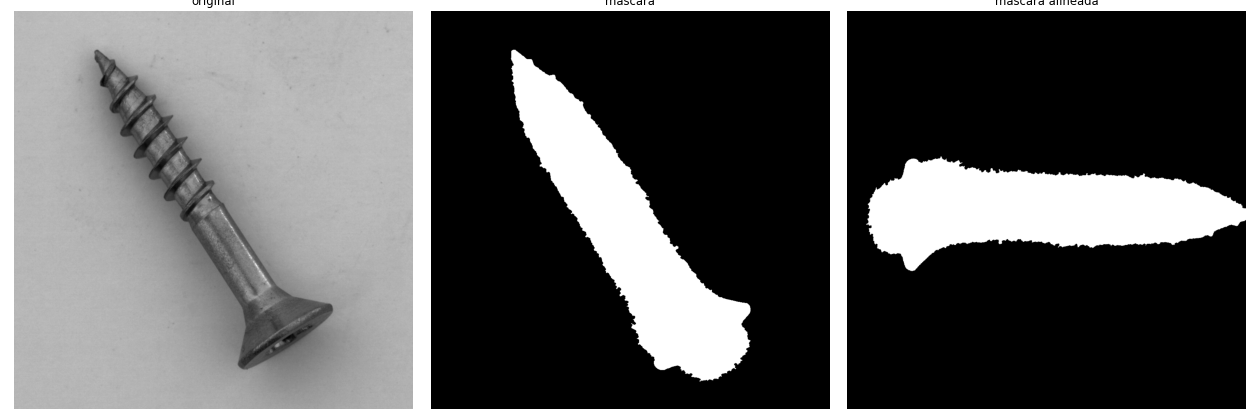
#> input picture _debug_015.png, 1260 x 420 px; its folder holds only this picture in this run
$ python -i tornillos.py   (imports and definitions only)
#> lines starting #> are read from the running program, lines starting #| are printed output that depends on the picture; after the words box and inside, x2 and y2 are one past the last pixel; in counts of white or black regions, pixels touching at a corner belong together
"""
tornillos.py - Nucleo del sistema de deteccion de anomalias en tornillos.

El flujo para una imagen es:
    cargar -> segmentar -> alinear -> 3 detectores -> scores -> diagnostico

Lo usan entrenar.py (para armar la plantilla y calibrar) y app.py (para
inspeccionar o evaluar).
"""

import os
import json

import cv2
import numpy as np


_AQUI = os.path.dirname(os.path.abspath(__file__))
CARPETA_DATOS = os.path.normpath(os.path.join(_AQUI, "..", "datos"))   # las fotos
CARPETA_PLANTILLAS = os.path.join(_AQUI, "plantillas")                 # lo que aprende
RUTA_UMBRALES = os.path.join(CARPETA_PLANTILLAS, "umbrales.json")

#  Parametros generales
MARGEN_X = 50            # columna donde queda anclada la cabeza tras alinear
FILA_EJE = 512           # fila central: ahi queda el eje del tornillo

# El tornillo alineado se divide en 4 tramos fijos de columnas. Como todos
# quedan anclados en el mismo lugar, estas fronteras sirven para cualquier foto.
REGIONES = {
    "cabeza": (0, 185),
    "cuello": (185, 490),
    "rosca": (490, 810),
    "punta": (810, 1024),
}

# Cada defecto vive en una region distinta -> de ahi sale el "tipo".
TIPO_POR_REGION = {
    "cabeza": "scratch_head",
    "cuello": "scratch_neck",
    "rosca": "thread",
    "punta": "manipulated_front",
}

#  Parametros de la plantilla
UMBRAL_NUCLEO = 0.97     # un pixel es "nucleo" si >=97% de los sanos tienen metal ahi
UMBRAL_EXTERIOR = 0.03   # es "exterior" si <=3% de los sanos tienen metal ahi

#  Parametros del detector de forma
TOL_FORMA_PX = 5         # cuanto se achican las zonas, como margen de seguridad
AREA_MIN_FORMA = 120     # manchas de defecto mas chicas que esto se descartan

#  Parametros del detector de perfil de rosca
PASO_ROSCA = 63          # separacion entre dientes del filete, en px
COLS_PERFIL = (490, 990) # zona donde se analiza el perfil (rosca + punta)
MARGEN_PERFIL = 2        # holgura sobre la banda de los sanos, en px

#  Parametros del detector de intensidad
EROSION_INTERNA_PX = 8   # cuanto se mete la mascara hacia adentro (evita el borde)
Z_UMBRAL = 2.5           # cuantos desvios estandar para considerar un pixel raro
DIF_MINIMA = 20          # ademas, cuantos niveles de gris de diferencia minima
EPS_STD = 6.0            # evita dividir por una std casi cero
AREA_MIN_INT = 80        # manchas de defecto mas chicas que esto se descartan


# FASE 1-2: cargar, segmentar y alinear


def cargar_imagen(ruta):
    # Lee la imagen y la devuelve en color para mostrar y en gris para trabajar.

    if not os.path.exists(ruta):
        raise FileNotFoundError(f"No se encontro la imagen en: {ruta}")
    img_bgr = cv2.imread(ruta)                          # OpenCV lee en BGR
    img_rgb = cv2.cvtColor(img_bgr, cv2.COLOR_BGR2RGB)  # BGR -> RGB para matplotlib
    img_gris = cv2.cvtColor(img_bgr, cv2.COLOR_BGR2GRAY)
    return img_rgb, img_gris


def segmentar(img_gris):
    # Separa el tornillo del fondo usando bordes (Canny)
    suavizada = cv2.GaussianBlur(img_gris, (3, 3), 0)   # saca un poco de ruido
    bordes = cv2.Canny(suavizada, 40, 90)               # detecta los bordes nitidos

    # Engordamos los bordes para cerrar el contorno y poder rellenarlo
    ee = cv2.getStructuringElement(cv2.MORPH_ELLIPSE, (5, 5))
    bordes_dilatados = cv2.dilate(bordes, ee, iterations=2)

    # Nos quedamos con el contorno mas grande (el tornillo) y lo pintamos macizo
    contornos, _ = cv2.findContours(bordes_dilatados, cv2.RETR_EXTERNAL, cv2.CHAIN_APPROX_SIMPLE)
    mascara = np.zeros_like(img_gris)
    if contornos:
        tornillo = max(contornos, key=cv2.contourArea)
        cv2.drawContours(mascara, [tornillo], -1, 255, thickness=cv2.FILLED)

    # Achicamos lo mismo que habiamos engordado, para volver al tamano real
    mascara = cv2.erode(mascara, ee, iterations=2)
    return mascara


def _angulo_por_momentos(mascara):
    # Calcula el angulo del eje largo del tornillo usando momentos de la mascara.
    # Tambien devuelve el centroide (cx, cy) que es el punto fijo para rotar.
    M = cv2.moments(mascara, binaryImage=True) # momentos de la mascara (solo pixeles blancos cuentan)
    if M["m00"] == 0:                                    # mascara vacia
        return 0.0, (mascara.shape[1] // 2, mascara.shape[0] // 2)
    cx = M["m10"] / M["m00"]                             # centroide en x
    cy = M["m01"] / M["m00"]                             # centroide en y
    theta = 0.5 * np.arctan2(2 * M["mu11"], M["mu20"] - M["mu02"])  # angulo del eje
    return np.degrees(theta), (cx, cy)


def alinear(img_gris, mascara):
    # Pone el tornillo horizontal, con la cabeza a la izquierda y en un lugar fijo.

    h, w = mascara.shape
    angulo, (cx, cy) = _angulo_por_momentos(mascara)

    # Rotamos de prueba solo la mascara para ver como queda
    M_prueba = cv2.getRotationMatrix2D((cx, cy), angulo, 1.0)
    masc_prueba = cv2.warpAffine(mascara, M_prueba, (w, h), flags=cv2.INTER_NEAREST)

    # La cabeza es la parte mas ancha -> la mitad con mas pixeles es la cabeza
    x_r, y_r, w_r, h_r = cv2.boundingRect(masc_prueba)
    mitad = x_r + w_r // 2
    masa_izq = cv2.countNonZero(masc_prueba[:, x_r:mitad])
    masa_der = cv2.countNonZero(masc_prueba[:, mitad:x_r + w_r])
    if masa_der > masa_izq:                              # cabeza quedo a la derecha
        angulo += 180.0                                  # la giramos 180 grados
        M_prueba = cv2.getRotationMatrix2D((cx, cy), angulo, 1.0)
        masc_prueba = cv2.warpAffine(mascara, M_prueba, (w, h), flags=cv2.INTER_NEAREST)
        x_r, y_r, w_r, h_r = cv2.boundingRect(masc_prueba)

    # Armamos la transformacion final: rotacion + traslacion para anclar la pieza
    M_final = cv2.getRotationMatrix2D((cx, cy), angulo, 1.0)
    M_final[0, 2] += MARGEN_X - x_r                      # cabeza -> columna MARGEN_X
    M_cy = cv2.moments(masc_prueba, binaryImage=True)
    cy_rotado = M_cy["m01"] / M_cy["m00"] if M_cy["m00"] else h / 2 # nuevo centroide en y tras rotar
    M_final[1, 2] += h / 2 - cy_rotado                   # eje -> fila central

    # Una sola transformacion sobre la imagen real
    gris_alineada = cv2.warpAffine(img_gris, M_final, (w, h),
                                   flags=cv2.INTER_LINEAR, borderMode=cv2.BORDER_REPLICATE)
    masc_alineada = cv2.warpAffine(mascara, M_final, (w, h), flags=cv2.INTER_NEAREST)
    return gris_alineada, masc_alineada, angulo


# [9 lines left out: function corregir_flip_vertical, not called in this run]


def procesar_imagen(ruta, mascara_plantilla=None):
    # Hace todo el pre-procesamiento de una imagen: cargar -> segmentar -> alinear.
    img_rgb, img_gris = cargar_imagen(ruta)
#> in cargar_imagen, img_bgr is the input picture: shape (420, 1260, 3); min 0, max 255, mean 99.1
    mascara = segmentar(img_gris)
#> in segmentar, `bordes = cv2.Canny(suavizada, 40, 90)`:
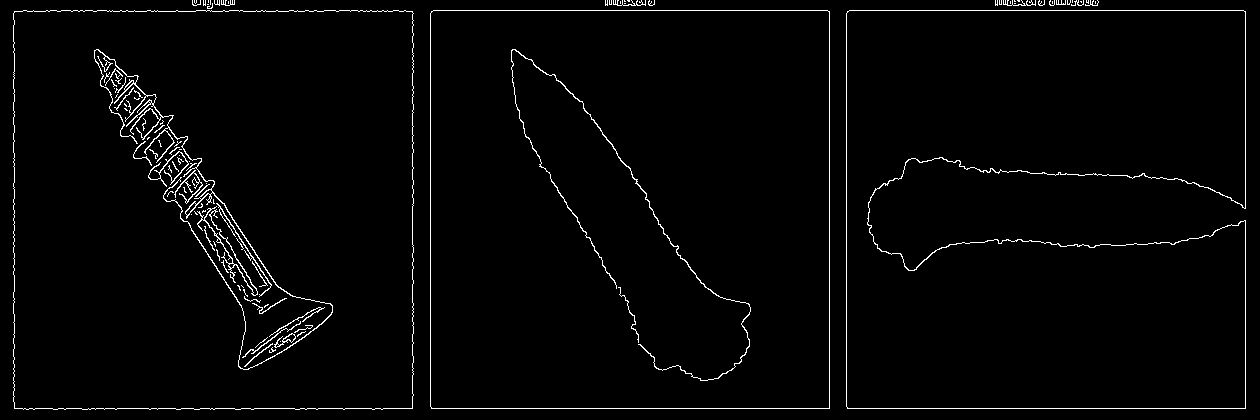
#> bordes: shape (420, 1260); 2.1% white in thin lines or dots
#> in segmentar, `bordes_dilatados = cv2.dilate(bordes, ee, iterations=2)`:
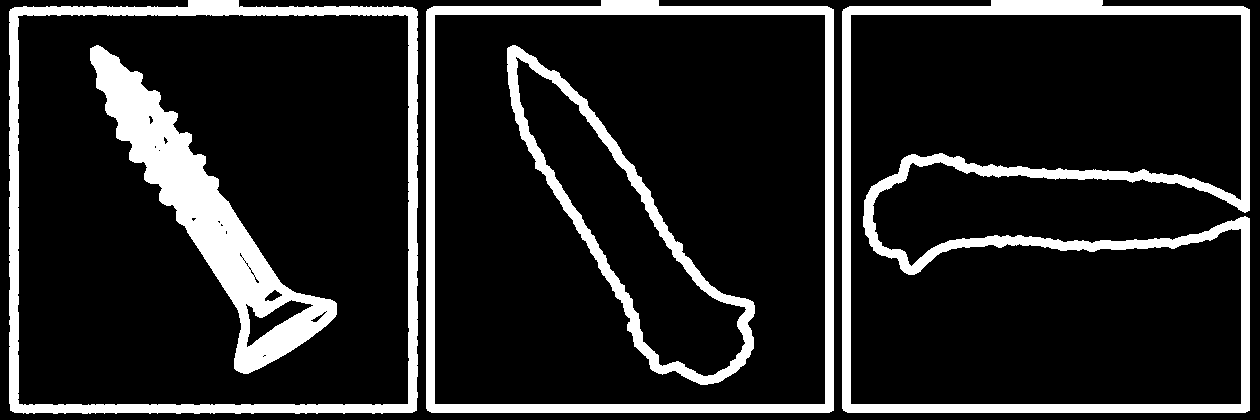
#> bordes_dilatados: shape (420, 1260); 15.1% white; 5 white regions
#> in segmentar, `contornos, _ = cv2.findContours(bordes_dilatados, cv2.RETR_EXTERNAL, c..`: contornos = 3 contours; box (x1, y1, x2, y2) and area: (426, 0, 834, 413) 165546, (9, 0, 418, 414) 165529, (842, 0, 1250, 413) 143854
#> in segmentar, `tornillo = max(contornos, key=cv2.contourArea)`: tornillo = contour of 34 points, box (x1, y1, x2, y2) (426, 0, 834, 413), area 165546
#> in segmentar, `cv2.drawContours(mascara, [tornillo], -1, 255, thickness=cv2.FILLED)`:
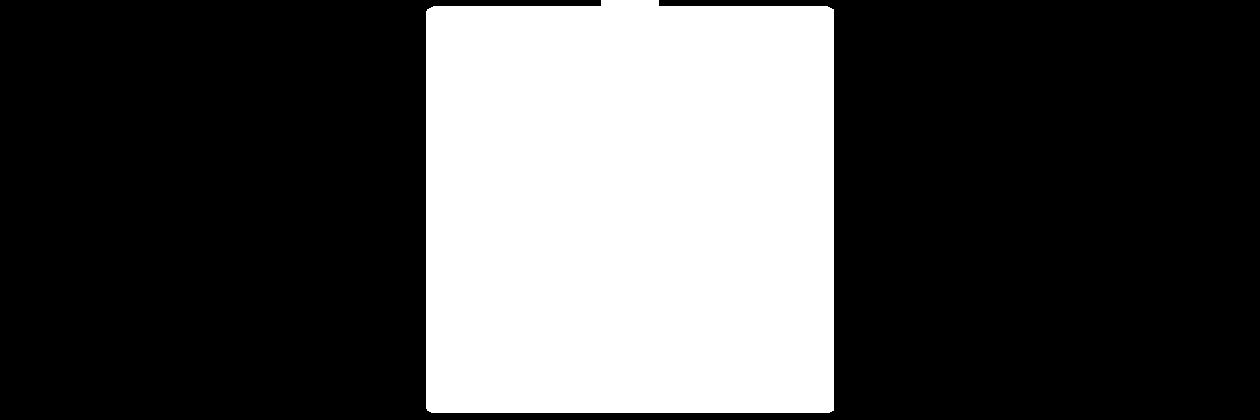
#> mascara: shape (420, 1260); 31.4% white; 1 white region, box (x1, y1, x2, y2) and area: (426, 0, 834, 413) 166359
#> in segmentar, `mascara = cv2.erode(mascara, ee, iterations=2)`:
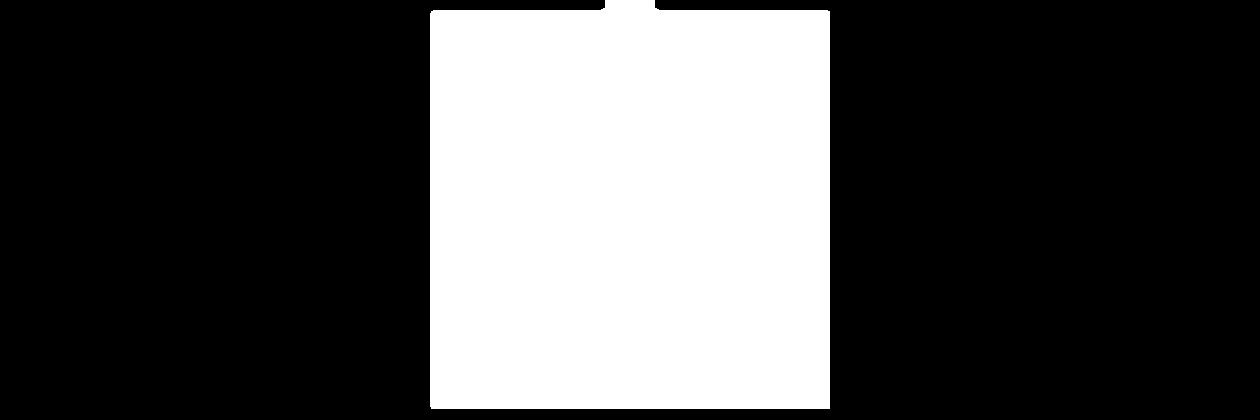
#> mascara: shape (420, 1260); 30.3% white; 1 white region, box (x1, y1, x2, y2) and area: (430, 0, 830, 409) 160103
    gris_a, masc_a, angulo = alinear(img_gris, mascara)
#> in _angulo_por_momentos, `M = cv2.moments(mascara, binaryImage=True)`: M = moments, m00 160103, centre m10/m00, m01/m00 = (629.5, 208.4)
#> in _angulo_por_momentos, `cx = M["m10"] / M["m00"]`: cx = 629.5
#> in _angulo_por_momentos, `cy = M["m01"] / M["m00"]`: cy = 208.4
#> in _angulo_por_momentos, `theta = 0.5 * np.arctan2(2 * M["mu11"], M["mu20"] - M["mu02"])`: theta = -1.57
#> in alinear, `angulo, (cx, cy) = _angulo_por_momentos(mascara)`: angulo = -89.79; cx = 629.5; cy = 208.4
#> in alinear, `M_prueba = cv2.getRotationMatrix2D((cx, cy), angulo, 1.0)`: M_prueba = [[0.00361, -1, 835.6], [1, 0.00361, -421.9]]
#> in alinear, `masc_prueba = cv2.warpAffine(mascara, M_prueba, (w, h), flags=cv2.INTE..`:
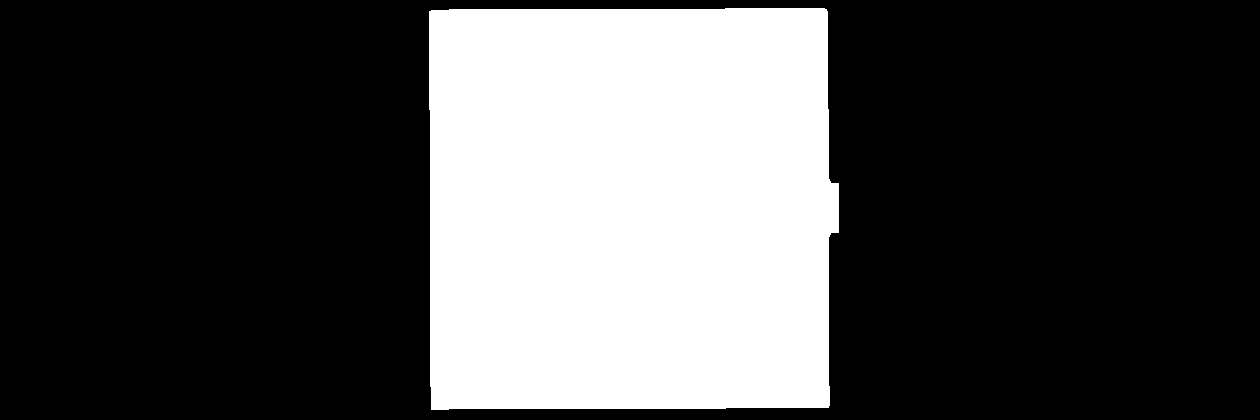
#> masc_prueba: shape (420, 1260); 30.3% white; 1 white region, box (x1, y1, x2, y2) and area: (429, 8, 839, 410) 160102
#> in alinear, `x_r, y_r, w_r, h_r = cv2.boundingRect(masc_prueba)`: x_r = 429; y_r = 8; w_r = 410; h_r = 402
#> in alinear, `mitad = x_r + w_r // 2`: mitad = 634
#> in alinear, `masa_izq = cv2.countNonZero(masc_prueba[:, x_r:mitad])`: masa_izq = 81675
#> in alinear, `masa_der = cv2.countNonZero(masc_prueba[:, mitad:x_r + w_r])`: masa_der = 78427
#> in alinear, `M_final = cv2.getRotationMatrix2D((cx, cy), angulo, 1.0)`: M_final = [[0.00361, -1, 835.6], [1, 0.00361, -421.9]]
#> in alinear, `M_cy = cv2.moments(masc_prueba, binaryImage=True)`: M_cy = moments, m00 160102, centre m10/m00, m01/m00 = (629.5, 208.3)
#> in alinear, `cy_rotado = M_cy["m01"] / M_cy["m00"] if M_cy["m00"] else h / 2`: cy_rotado = 208.3
#> in alinear, `gris_alineada = cv2.warpAffine(img_gris, M_final, (w, h), flags=cv2.IN..`:
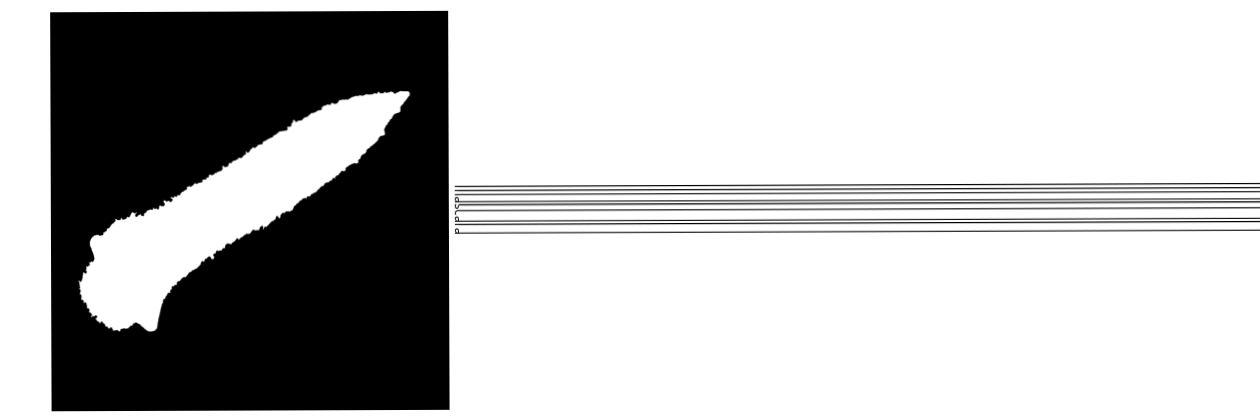
#> gris_alineada: shape (420, 1260); min 0, max 255, mean 186.8
#> in alinear, `masc_alineada = cv2.warpAffine(mascara, M_final, (w, h), flags=cv2.INT..`:
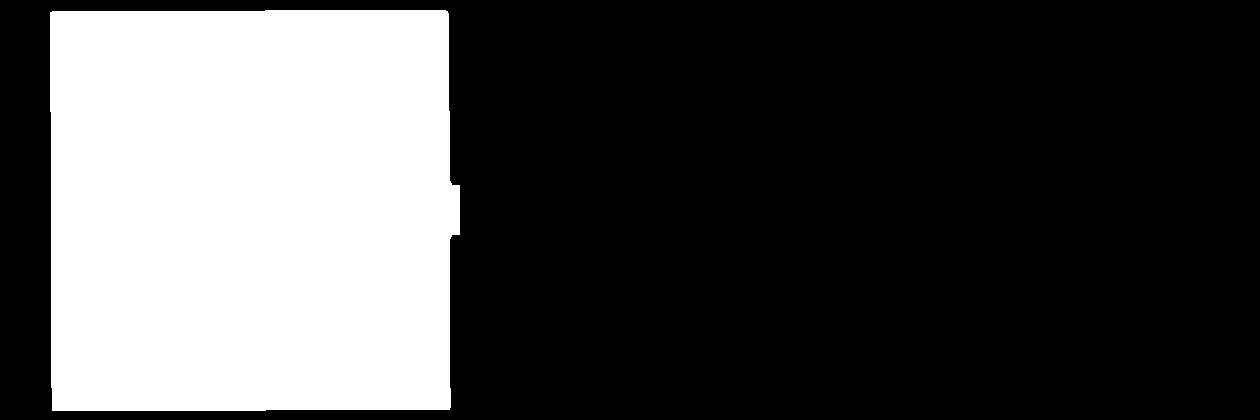
#> masc_alineada: shape (420, 1260); 30.3% white; 1 white region, box (x1, y1, x2, y2) and area: (50, 10, 460, 411) 160103
#> angulo = -89.79

    se_giro = False
    if mascara_plantilla is not None:                    # si tenemos plantilla, corregimos el flip
        gris_a, masc_a, se_giro = corregir_flip_vertical(gris_a, masc_a, mascara_plantilla)

    return {"rgb": img_rgb, "gris": img_gris, "mascara": mascara,
            "gris_alineada": gris_a, "mascara_alineada": masc_a,
            "angulo": angulo, "flip": se_giro}


# FASE 3-4: los tres detectores de defecto + calculo de scores

# [203 lines left out: functions _filtrar_por_area, detectar_forma, perfiles_envolvente, detectar_perfil, detectar_intensidad, calcular_scores and 4 more, not called in this run]

>>> result = procesar_imagen('../_debug_015.png')
#> result = 7 items

$ run again, on _debug_030.png
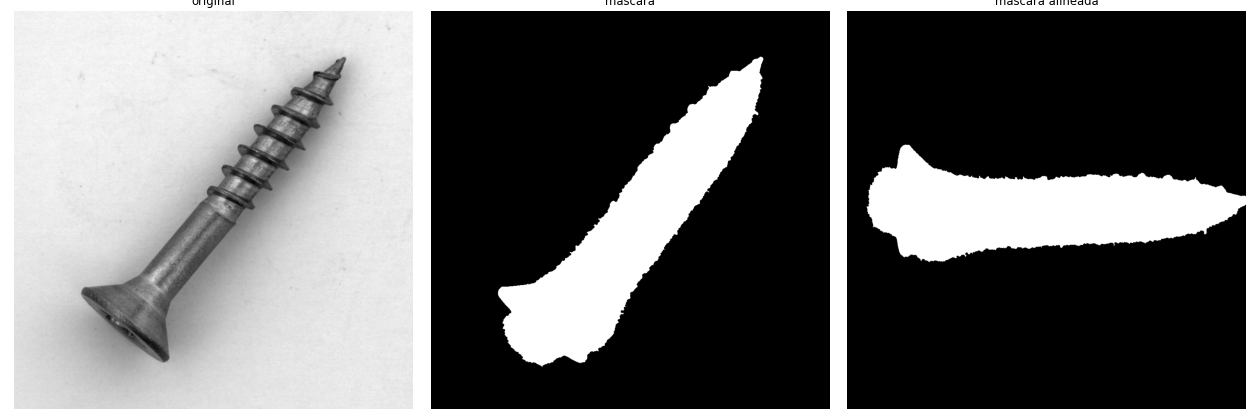
#> input picture _debug_030.png, 1260 x 420 px
#> in cargar_imagen, img_bgr is the input picture: shape (420, 1260, 3); min 0, max 255, mean 111.9
#> in segmentar, `bordes = cv2.Canny(suavizada, 40, 90)`:
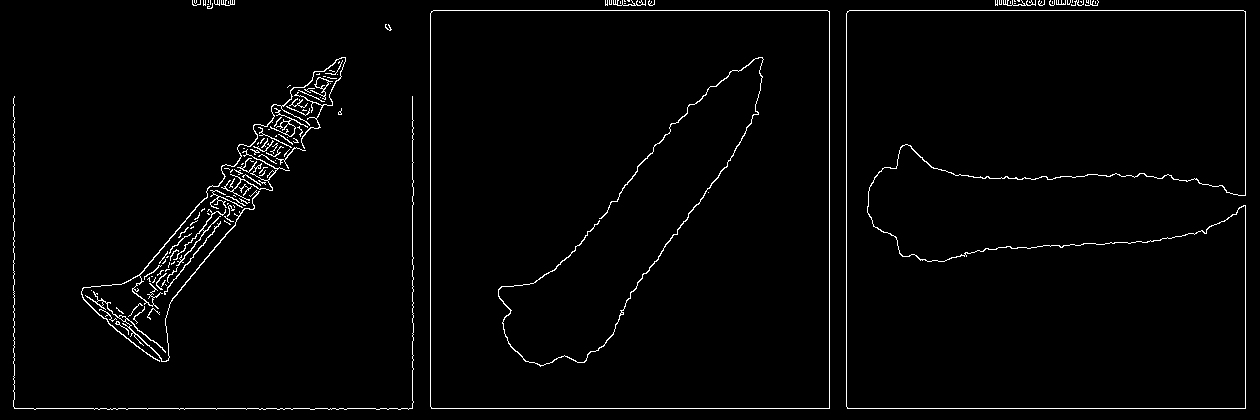
#> bordes: shape (420, 1260); 2% white in thin lines or dots
#> bordes_dilatados: shape (420, 1260); 14.3% white; 7 white regions
#> contornos = 6 contours; box (x1, y1, x2, y2) and area: (426, 0, 834, 413) 165546, (842, 0, 1250, 413) 144198, (77, 53, 350, 366) 19457, (9, 92, 418, 414) 8588, (188, 0, 239, 13) 442, (381, 20, 396, 35) 146
#> tornillo = contour of 34 points, box (x1, y1, x2, y2) (426, 0, 834, 413), area 165546
#> M = moments, m00 160103, centre m10/m00, m01/m00 = (629.5, 208.4)
#> in _angulo_por_momentos, `cx = M["m10"] / M["m00"]`: cx = 629.5
#> in _angulo_por_momentos, `cy = M["m01"] / M["m00"]`: cy = 208.4
#> theta = -1.57
#> in alinear, `angulo, (cx, cy) = _angulo_por_momentos(mascara)`: angulo = -89.79; cx = 629.5; cy = 208.4
#> M_prueba = [[0.00361, -1, 835.6], [1, 0.00361, -421.9]]
#> masc_prueba: shape (420, 1260); 30.3% white; 1 white region, box (x1, y1, x2, y2) and area: (429, 8, 839, 410) 160102
#> x_r = 429; y_r = 8; w_r = 410; h_r = 402
#> mitad = 634
#> masa_izq = 81675
#> masa_der = 78427
#> M_final = [[0.00361, -1, 835.6], [1, 0.00361, -421.9]]
#> M_cy = moments, m00 160102, centre m10/m00, m01/m00 = (629.5, 208.3)
#> cy_rotado = 208.3
#> in alinear, `gris_alineada = cv2.warpAffine(img_gris, M_final, (w, h), flags=cv2.IN..`:
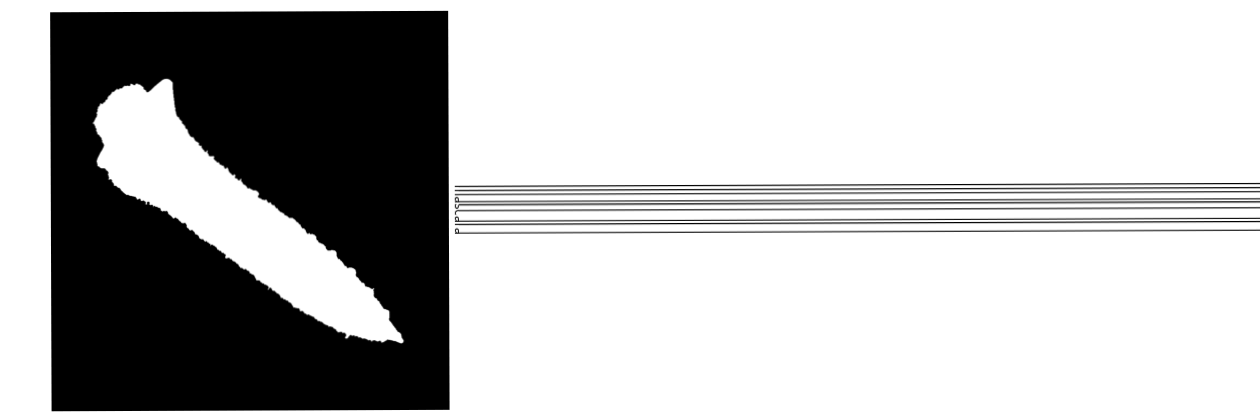
#> gris_alineada: shape (420, 1260); min 0, max 255, mean 186.6
#> masc_alineada: shape (420, 1260); 30.3% white; 1 white region, box (x1, y1, x2, y2) and area: (50, 10, 460, 411) 160103
#> in procesar_imagen, `gris_a, masc_a, angulo = alinear(img_gris, mascara)`: angulo = -89.79
#> result = 7 items
